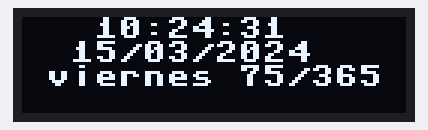
Bench run of a program on a simulated Raspberry Pi Pico running MicroPython. Shown: 128×32 one-colour display. The clock reads 2024-03-15 10:24:30 at power-on unless the program sets it; what the program prints to the serial console is not drawn.

Above: at 1.1 s.
At 5.1 s:
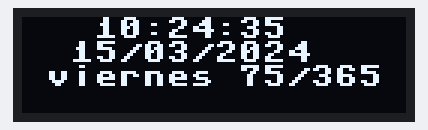
At 9.1 s:
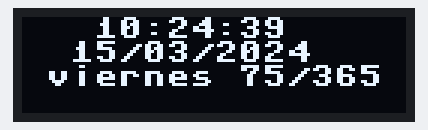
At 19.1 s:
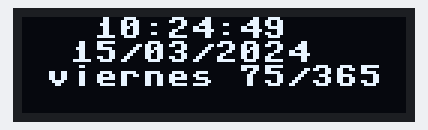
At 28.1 s:
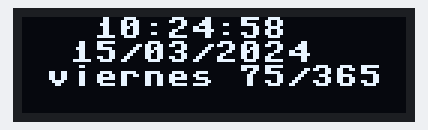
At 38.1 s:
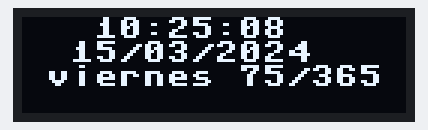

Measured:
- what the display in image 0 shows lasts 1.0 s, from 1.0 s to 2.0 s

The program:

11_02_reloj_calendario.py
```python
from machine import Pin, I2C, Timer
from ssd1306 import SSD1306_I2C
from time import localtime

i2c = I2C(0, sda=Pin(4, pull=Pin.PULL_UP),
             scl=Pin(5, pull=Pin.PULL_UP))
oled = SSD1306_I2C(128, 32, i2c)

dias_semana = ('lunes','martes','mierco.','jueves','viernes','sábado','domingo')

CHAR_SIZE = 8

def muestra_tiempo_sistema(timer):
    oled.fill(0)
    año, mes, dia, hora, minuto, segundo, dia_semana, dia_año = localtime()

    fecha_str = f'{dia:02d}/{mes:02d}/{año}'
    tiempo_str = f'{hora:02d}:{minuto:02d}:{segundo:02d}'
    dia_str = f'{dias_semana[dia_semana]} {dia_año}/365'
    print(tiempo_str, fecha_str,dia_str, end ='\r')
    oled.text(tiempo_str, 3 * CHAR_SIZE, 0, 1)
    oled.text(fecha_str, 2 * CHAR_SIZE, CHAR_SIZE, 1)
    oled.text(dia_str, 1 * CHAR_SIZE, CHAR_SIZE * 2, 1)
    oled.show()

Timer().init(freq=1, mode=Timer.PERIODIC, callback=muestra_tiempo_sistema)
```
